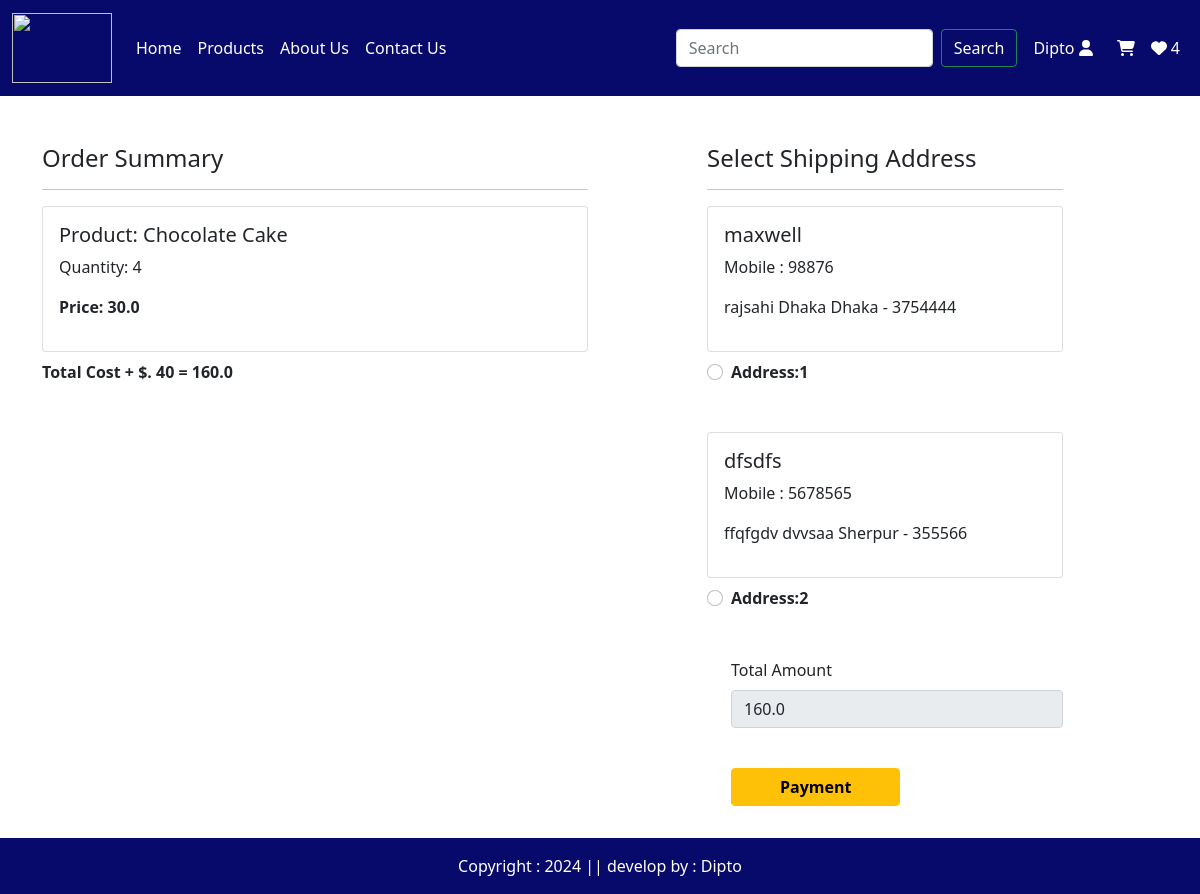
Screenshot of /checkout/ (signed in) with the database file from the repository.
### eapp/models.py (models this page shows, shortened)
class Cart(models.Model):
    user = models.ForeignKey(User,on_delete=models.CASCADE)
    product = models.ForeignKey(Product,on_delete=models.CASCADE)
    quantity = models.PositiveIntegerField(default=1)

class Product(models.Model):
    title = models.CharField(max_length=100)
    selling_price = models.FloatField()
    discounted_price = models.FloatField()
    description = models.TextField()
    composition = models.TextField(default='')
    prodapp = models.TextField(default='')
    category = models.CharField(choices=CATEGORY_CHOICES, max_length=2)
    product_image = models.ImageField(upload_to='product')

class Customer(models.Model):
    user = models.ForeignKey(User,on_delete=models.CASCADE)
    name = models.CharField(max_length=200)
    locality = models.CharField(max_length=200)
    city = models.CharField(max_length=50)
    mobile = models.IntegerField(default=0)
    zipcode = models.IntegerField()
    state = models.CharField(choices=STATE_CHOICES,max_length=100)

### eapp/views.py (the view)
# urls.py: path('checkout/', views.Checkout.as_view(), name='checkout'),
class Checkout(View):
    def get(self,request):
        user=request.user
        add=Customer.objects.filter(user=user)
        cart_items=Cart.objects.filter(user=user)
        famount = 0
        for p in cart_items:
            value = p.quantity * p.product.discounted_price
            famount = famount + value
            totalamount = famount + 40
        return render(request, 'app/checkout.html',locals())

### eapp/templates/app/checkout.html (shortened to what this page needs)
{% extends 'app/base.html' %}
{% load static %}
{% block main-content %}
<div class="container">
   <div class="row mt-5">
     <div class="col-sm-6">
        <h4>Order Summary</h4>
        <hr>
        {% for item in cart_items %}
          <div class="card mb-2">
            <div class="card-body">
                <h5>Product: {{item.product.title}}</h5>
                <p>Quantity: {{item.quantity}}</p>
                <p class="fw-bold">Price: {{item.product.discounted_price}}</p>
            </div>
          </div>
        {% endfor %}
        <p class="fw-bold">Total Cost + $. 40 = {{totalamount}} </p><br><br><br>
     </div>
     <div class="col-sm-4 offset-sm-1">
        <h4>Select Shipping Address</h4>
        <hr>
        <form method="post" id="myform">
            {% for ad in add %}
            <div class="card">
                <div class="card-body">
                    <h5>{{ad.name}}</h5>
                    <p>Mobile : {{ad.mobile}}</p>
                    <p>{{ad.locality}} {{ad.city}} {{ad.state}} - {{ad.zipcode}}</p>
                </div>
            </div>
            <div class="form-check mt-2 mb-5">
                <input class="form-check-input" type="radio" name="custid" id="custadd{{forloop.counter}}" value="{{ad.id}}">
                <label class="form-check-label fw-bold" for="custadd{{forloop.counter}}">Address:{{forloop.counter}} </label>
            </div>
            {% endfor %}
            <div class="form-check mb-3">
                <label for="totalamount" class="form-label">Total Amount</label>
                <input type="number" class="form-control" name="totalamount" value={{totalamount}} readonly><br>
                <button id="rzp-button1" type="submit" class="btn btn-warning mt-3 px-5 fw-bold">Payment</button><br>
            </div>
        </form>
     </div>
   </div>
</div>
<br><br><br>
{% endblock main-content %}

### eapp/templates/app/base.html (shortened to what this page needs)
<!DOCTYPE html>
{% load static %}
<html lang="en">
<head>
    <link href="https://cdn.jsdelivr.net/npm/bootstrap@5.0.2/dist/css/bootstrap.min.css" rel="stylesheet">
    <link rel="stylesheet" href="https://cdnjs.cloudflare.com/ajax/libs/font-awesome/6.4.2/css/all.min.css" />
    <link rel="stylesheet" href="http://maxcdn.bootstrapcdn.com/font-awesome/4.2.0/css/font-awesome.min.css">
    <link rel="stylesheet" href="{% static 'app/css/owl.carousel.min.css' %}"/>
    <link rel="stylesheet" href="{% static 'app/css/all.min.css' %}"/>
    <link rel="stylesheet" href="{% static 'app/css/style.css' %}"/>
</head>
<body>
  <nav class="navbar navbar-expand-lg navbar-light ">
    <div class="container-fluid">
      <a class="navbar-brand" href="#"><img src="{% static "app/images/logo.png" %}" width="100" height="70" /></a>
      <div class="collapse navbar-collapse" id="navbarSupportedContent">
        <ul class="navbar-nav me-auto mb-2 mb-lg-0">
          {% if request.user.is_authenticated %}
          <li class="nav-item">
            <a class="nav-link text-white active" aria-current="page" href="/">Home</a>
          </li>
          <li class="nav-item dropdown">
            <a class="nav-link  text-white" href="#" id="navbarDropdown" role="button" data-bs-toggle="dropdown" aria-expanded="false">
              Products
            </a>
          </li>
          <li class="nav-item">
            <a class="nav-link text-white active" aria-current="page" href="{% url 'about' %}">About Us</a>
          </li><li class="nav-item">
            <a class="nav-link text-white active" aria-current="page" href="{% url 'contact' %}">Contact Us</a>
          </li>
        </ul>
        <form class="d-flex">
          <input class="form-control me-2" type="search" placeholder="Search" aria-label="Search">
          <button class="btn btn-outline-success text-white" type="submit">Search</button>
        </form>
      </div>
      <ul class="navbar-nav me-auto mb-2 mb-lg-0">
        <li class="nav-item dropdown mx-2">
          <a class="nav-link  text-white" href="#" id="navbarDropdown" role="button" data-bs-toggle="dropdown" aria-expanded="false">
            {{request.user.username|capfirst}} <i class="fa-solid fa-user" style="color:white;"></i></a>
        </li>
          </li><li class="nav-item">
             <a class="nav-link text-white active" aria-current="page" href="{% url 'showcart' %}"><i class="fa-solid fa-cart-shopping" style="color:white;"></i>{{item.quantity}}</a>
          </li>
          </li><li class="nav-item">
            <a class="nav-link text-white active" aria-current="page" href="#"><i class="fa-solid fa-heart" style="color:white;"></i> 4</a>
          </li>
           {% endif %}
      </ul>
    </div>
  </nav>
       {% block main-content %} {% endblock main-content %}
      <footer class=" container-fluid text-white text-center fixed-bottom p-3" style="background-color:rgba(4, 6, 105, 0.982);">
        Copyright : 2024 || develop by : Dipto
     </footer>
</body>
</html>

### eapp/static/app/css/style.css (style rules this page uses)
.navbar { background-color:rgba(4, 6, 105, 0.982); }

### rows the page displays
Cart: product "Chocolate Cake", quantity "4", product.discounted_price "30.0"
Customer: name "maxwell", mobile "98876", locality "rajsahi", city "Dhaka", state "Dhaka", zipcode "3754444"
Customer: name "dfsdfs", mobile "5678565", locality "ffqfgdv", city "dvvsaa", state "Sherpur", zipcode "355566"

### other values shown
{{ request.user.username|capfirst }} "Dipto"
{{ totalamount }} "160.0"
